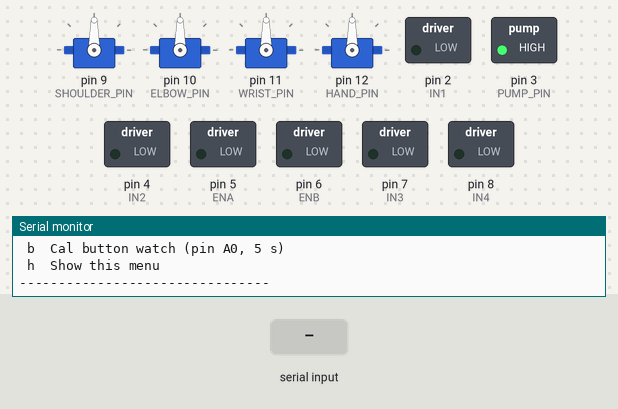
The sketch below on a simulated Arduino Uno, built with avr-gcc and run on an emulated ATmega328P. Parts: 4 × servo, switched loads named in the sketch (green lamp = pin HIGH), the last lines printed to the serial monitor. Wiring (inferred from the names in the program): MPU-6050 motion sensor at I2C address 0x68. The test bench sets the inputs (shaded band).

Above: at 1.7 s.
1.8 s: "1\n" received over Serial
At 1.95 s:
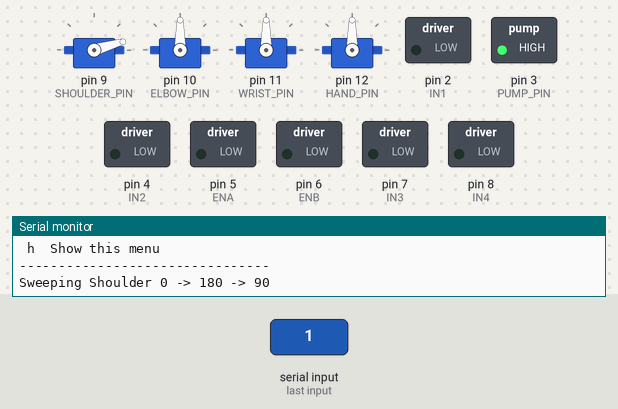
4.8 s: byte 50 ('2') received over Serial
At 5.04 s:
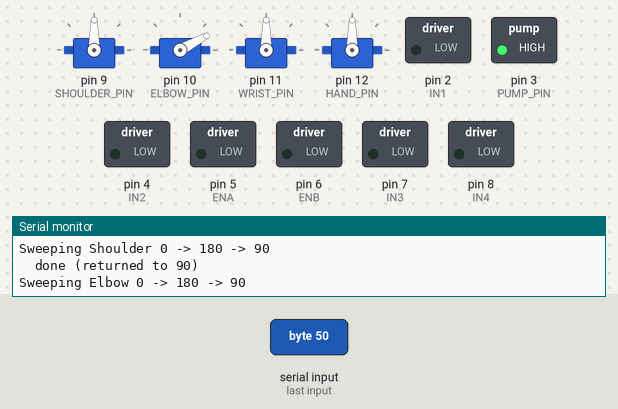
7.8 s: byte 51 ('3') received over Serial
At 8.04 s:
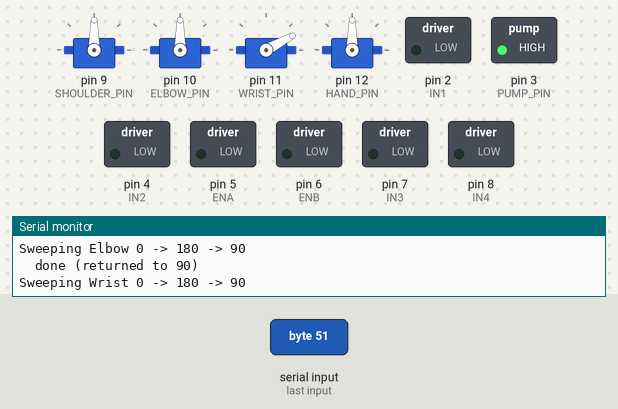
10.8 s: byte 52 ('4') received over Serial
13.8 s: byte 53 ('5') received over Serial
16.8 s: byte 112 ('p') received over Serial
At 17.9 s:
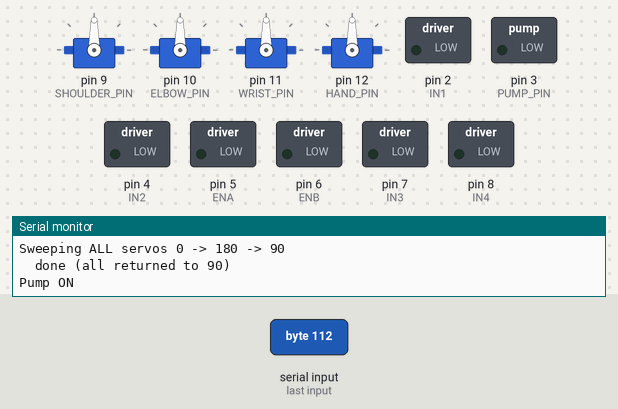
Timing chart, 0 to 19.3 s (numbered marks = the images above; inputs shaded):
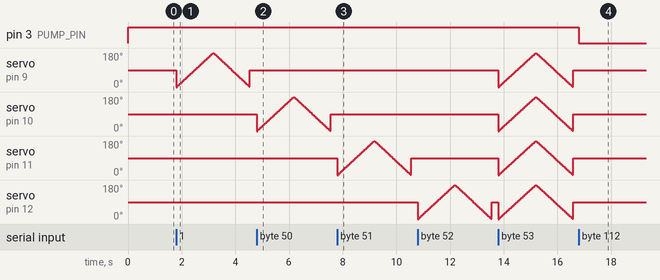

The sketch:

ComponentTest.ino
```cpp
// PickMasters — ComponentTest
// Interactive bench test for every component, using the CURRENT hardware setup
// (standalone L298N motor driver + servos on digital pins).
//
// Open the Serial Monitor at 9600 baud, set line ending to "Newline" (or just
// send single characters), and press a key to run each test:
//
//   1  — Shoulder servo sweep  (pin 9)
//   2  — Elbow servo sweep     (pin 10)
//   3  — Wrist servo sweep     (pin 11)
//   4  — Hand servo sweep      (pin 12)
//   5  — All servos sweep together
//   p  — Pump relay ON/OFF toggle      (pin 3, ACTIVE LOW)
//   l  — Left motor: FWD -> REV -> STOP (ENA=5, IN1=2, IN2=4 -> OUT1/OUT2)
//   r  — Right motor: FWD -> REV -> STOP (ENB=6, IN3=7, IN4=8 -> OUT3/OUT4)
//   m  — Both motors: FWD -> REV -> PIVOT L -> PIVOT R -> STOP
//   i  — Stream IMU pitch for 5 s         (MPU6050 on A4/A5)
//   b  — Watch calibration button for 5 s (pin A0, INPUT_PULLUP)
//   h  — Print this menu again

#include <Wire.h>
#include <Servo.h>

// ── Servo pins ───────────────────────────────────────────────────────────────
#define SHOULDER_PIN  9
#define ELBOW_PIN     10
#define WRIST_PIN     11
#define HAND_PIN      12

// ── Pump relay (active LOW) ──────────────────────────────────────────────────
#define PUMP_PIN      3

// ── IMU calibration button ───────────────────────────────────────────────────
#define CAL_BUTTON    A0

// ── L298N motor driver ───────────────────────────────────────────────────────
#define ENA  5     // PWM speed, left wheel
#define IN1  2     // direction A, left wheel
#define IN2  4     // direction B, left wheel
#define ENB  6     // PWM speed, right wheel
#define IN3  7     // direction A, right wheel
#define IN4  8     // direction B, right wheel
const int DRIVE_SPEED = 200;

// ── IMU ──────────────────────────────────────────────────────────────────────
#define MPU_ADDR      0x68

Servo shoulderServo, elbowServo, wristServo, handServo;
bool pumpOn = false;

// ─────────────────────────────────────────────────────────────────────────────
void setup() {
  Serial.begin(9600);

  // Pump relay — active LOW, HIGH = OFF at startup
  pinMode(PUMP_PIN, OUTPUT);
  digitalWrite(PUMP_PIN, HIGH);

  pinMode(CAL_BUTTON, INPUT_PULLUP);

  // L298N control pins
  pinMode(ENA, OUTPUT);  pinMode(IN1, OUTPUT);  pinMode(IN2, OUTPUT);
  pinMode(ENB, OUTPUT);  pinMode(IN3, OUTPUT);  pinMode(IN4, OUTPUT);
  stopMotors();

  // Servos centre
  shoulderServo.attach(SHOULDER_PIN);
  elbowServo.attach(ELBOW_PIN);
  wristServo.attach(WRIST_PIN);
  handServo.attach(HAND_PIN);
  shoulderServo.write(90);
  elbowServo.write(90);
  wristServo.write(90);
  handServo.write(90);

  // Wake up MPU6050
  Wire.begin();
  Wire.beginTransmission(MPU_ADDR);
  Wire.write(0x6B);
  Wire.write(0x00);
  Wire.endTransmission(true);
  delay(200);

  Serial.println(F("PickMasters component test ready"));
  printMenu();
}

// ─────────────────────────────────────────────────────────────────────────────
void loop() {
  if (!Serial.available()) return;
  char c = (char)Serial.read();

  switch (c) {
    case '1': sweepServo(shoulderServo, "Shoulder"); break;
    case '2': sweepServo(elbowServo,    "Elbow");    break;
    case '3': sweepServo(wristServo,    "Wrist");    break;
    case '4': sweepServo(handServo,     "Hand");     break;
    case '5': sweepAllServos();                      break;
    case 'p': togglePump();                          break;
    case 'l': testMotorLeft();                       break;
    case 'r': testMotorRight();                      break;
    case 'm': testBothMotors();                      break;
    case 'i': streamIMU();                           break;
    case 'b': watchButton();                         break;
    case 'h': printMenu();                           break;
    case '\n': case '\r': break;   // ignore line endings
    default:
      Serial.print(F("Unknown command: "));
      Serial.println(c);
      break;
  }
}

// ── Servo tests ───────────────────────────────────────────────────────────────
void sweepServo(Servo &s, const char *name) {
  Serial.print(F("Sweeping "));
  Serial.print(name);
  Serial.println(F(" 0 -> 180 -> 90"));
  for (int a = 0; a <= 180; a += 2) { s.write(a); delay(15); }
  for (int a = 180; a >= 0; a -= 2) { s.write(a); delay(15); }
  s.write(90);
  Serial.println(F("  done (returned to 90)"));
}

void sweepAllServos() {
  Serial.println(F("Sweeping ALL servos 0 -> 180 -> 90"));
  for (int a = 0; a <= 180; a += 2) {
    shoulderServo.write(a); elbowServo.write(a);
    wristServo.write(a);    handServo.write(a);
    delay(15);
  }
  for (int a = 180; a >= 0; a -= 2) {
    shoulderServo.write(a); elbowServo.write(a);
    wristServo.write(a);    handServo.write(a);
    delay(15);
  }
  shoulderServo.write(90); elbowServo.write(90);
  wristServo.write(90);    handServo.write(90);
  Serial.println(F("  done (all returned to 90)"));
}

// ── Pump test ─────────────────────────────────────────────────────────────────
void togglePump() {
  pumpOn = !pumpOn;
  digitalWrite(PUMP_PIN, pumpOn ? LOW : HIGH);   // active LOW
  Serial.print(F("Pump "));
  Serial.println(pumpOn ? F("ON") : F("OFF"));
}

// ── Motor tests ───────────────────────────────────────────────────────────────
void setMotorLeft(int dir) {
  if (dir > 0)      { digitalWrite(IN1, HIGH); digitalWrite(IN2, LOW);  analogWrite(ENA, DRIVE_SPEED); }
  else if (dir < 0) { digitalWrite(IN1, LOW);  digitalWrite(IN2, HIGH); analogWrite(ENA, DRIVE_SPEED); }
  else              { digitalWrite(IN1, LOW);  digitalWrite(IN2, LOW);  analogWrite(ENA, 0); }
}

void setMotorRight(int dir) {
  if (dir > 0)      { digitalWrite(IN3, HIGH); digitalWrite(IN4, LOW);  analogWrite(ENB, DRIVE_SPEED); }
  else if (dir < 0) { digitalWrite(IN3, LOW);  digitalWrite(IN4, HIGH); analogWrite(ENB, DRIVE_SPEED); }
  else              { digitalWrite(IN3, LOW);  digitalWrite(IN4, LOW);  analogWrite(ENB, 0); }
}

void stopMotors() { setMotorLeft(0); setMotorRight(0); }

void testMotorLeft() {
  Serial.println(F("LEFT motor (OUT1/OUT2): FWD 1.5s"));
  setMotorLeft(1);  delay(1500);
  Serial.println(F("  REV 1.5s"));
  setMotorLeft(-1); delay(1500);
  setMotorLeft(0);
  Serial.println(F("  STOP"));
}

void testMotorRight() {
  Serial.println(F("RIGHT motor (OUT3/OUT4): FWD 1.5s"));
  setMotorRight(1);  delay(1500);
  Serial.println(F("  REV 1.5s"));
  setMotorRight(-1); delay(1500);
  setMotorRight(0);
  Serial.println(F("  STOP"));
}

void testBothMotors() {
  Serial.println(F("BOTH: forward 1.5s"));
  setMotorLeft(1);  setMotorRight(1);  delay(1500);
  Serial.println(F("  reverse 1.5s"));
  setMotorLeft(-1); setMotorRight(-1); delay(1500);
  Serial.println(F("  pivot LEFT 1.5s"));
  setMotorLeft(-1); setMotorRight(1);  delay(1500);
  Serial.println(F("  pivot RIGHT 1.5s"));
  setMotorLeft(1);  setMotorRight(-1); delay(1500);
  stopMotors();
  Serial.println(F("  STOP"));
}

// ── IMU test ──────────────────────────────────────────────────────────────────
float readPitch() {
  Wire.beginTransmission(MPU_ADDR);
  Wire.write(0x3B);
  Wire.endTransmission(false);
  Wire.requestFrom(MPU_ADDR, 6, true);
  float accelX = (int16_t)(Wire.read() << 8 | Wire.read()) / 16384.0;
  float accelY = (int16_t)(Wire.read() << 8 | Wire.read()) / 16384.0;
  float accelZ = (int16_t)(Wire.read() << 8 | Wire.read()) / 16384.0;
  (void)accelY;
  return atan2(accelX, accelZ) * 180.0 / PI;
}

void streamIMU() {
  Serial.println(F("Streaming IMU pitch for 5 s — tilt the arm..."));
  unsigned long t0 = millis();
  while (millis() - t0 < 5000) {
    Serial.print(F("  pitch = "));
    Serial.print(readPitch(), 1);
    Serial.println(F(" deg"));
    delay(200);
  }
  Serial.println(F("  done"));
}

// ── Calibration button test ──────────────────────────────────────────────────
void watchButton() {
  Serial.println(F("Watching cal button (pin A0) for 5 s — press it..."));
  bool prev = HIGH;
  unsigned long t0 = millis();
  while (millis() - t0 < 5000) {
    bool btn = digitalRead(CAL_BUTTON);
    if (btn == LOW && prev == HIGH) Serial.println(F("  BUTTON PRESSED"));
    prev = btn;
    delay(10);
  }
  Serial.println(F("  done"));
}

// ── Menu ──────────────────────────────────────────────────────────────────────
void printMenu() {
  Serial.println(F("------ component test menu ------"));
  Serial.println(F(" 1  Shoulder servo (pin 9)"));
  Serial.println(F(" 2  Elbow servo    (pin 10)"));
  Serial.println(F(" 3  Wrist servo    (pin 11)"));
  Serial.println(F(" 4  Hand servo     (pin 12)"));
  Serial.println(F(" 5  All servos together"));
  Serial.println(F(" p  Pump relay toggle (pin 3)"));
  Serial.println(F(" l  Left motor  (OUT1/OUT2)"));
  Serial.println(F(" r  Right motor (OUT3/OUT4)"));
  Serial.println(F(" m  Both motors sequence"));
  Serial.println(F(" i  IMU pitch stream (5 s)"));
  Serial.println(F(" b  Cal button watch (pin A0, 5 s)"));
  Serial.println(F(" h  Show this menu"));
  Serial.println(F("--------------------------------"));
}
```

Measured:
- after the input at 16.8 s, pin 3 (PUMP_PIN): HIGH → LOW at once
